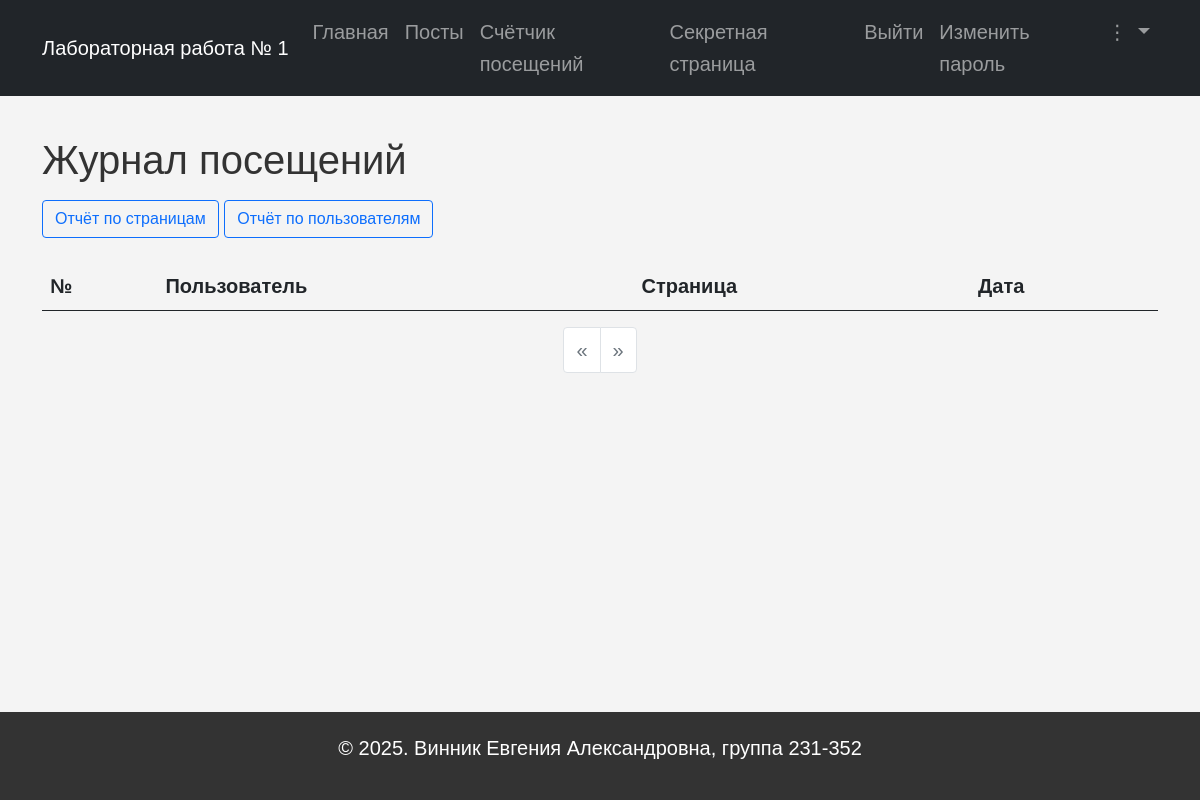
Page /visit_logs (signed in) on the earlier database version.
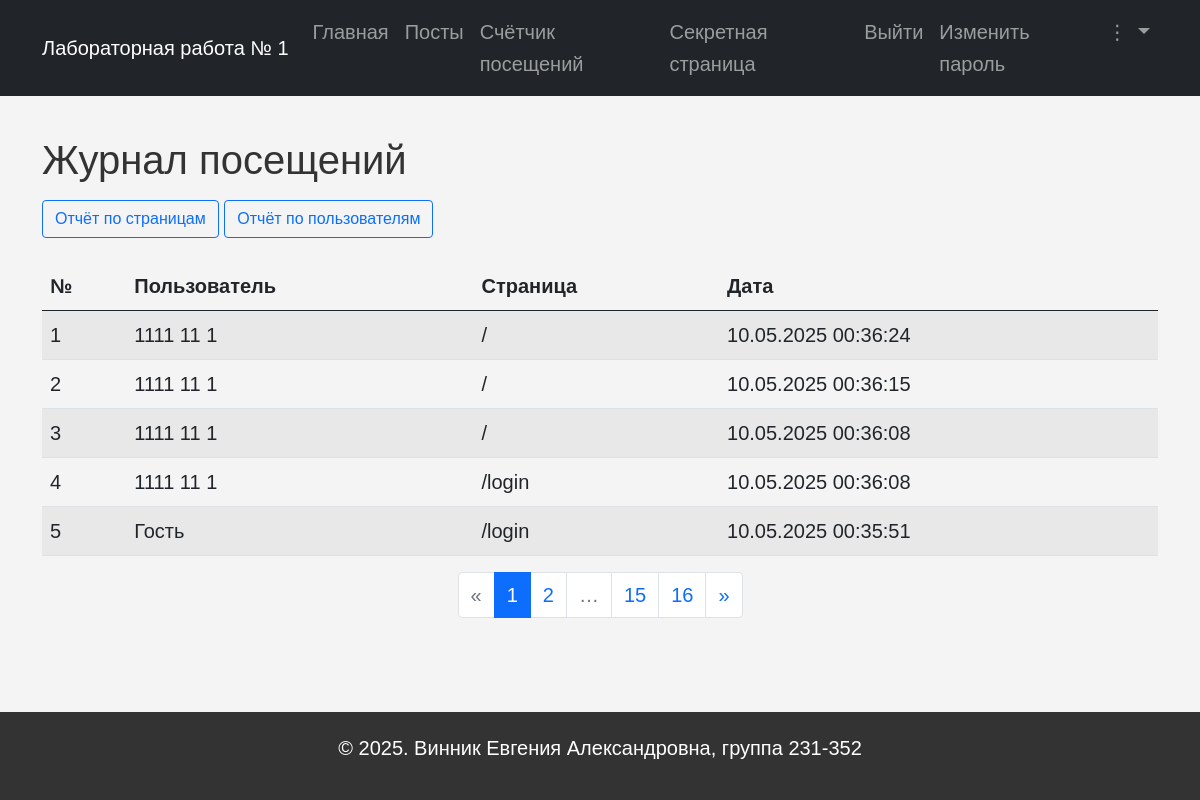
Same page on the later database version.
### models.py (models this page shows, shortened)
class VisitLog(db.Model):
    __tablename__ = 'visit_logs'
    id = db.Column(db.Integer, primary_key=True)
    path = db.Column(db.String(100), nullable=False)
    user_id = db.Column(db.Integer, db.ForeignKey('users.id'), nullable=True)
    created_at = db.Column(db.DateTime, default=datetime.utcnow, nullable=False)
    user = db.relationship('User', backref='visit_logs')

class User(UserMixin, db.Model):
    __tablename__ = 'users'
    id = db.Column(db.Integer, primary_key=True)
    login = db.Column(db.String(64), unique=True, nullable=False)
    password_hash = db.Column(db.String(128), nullable=False)
    surname = db.Column(db.String(64))
    name = db.Column(db.String(64), nullable=False)
    patronymic = db.Column(db.String(64))
    role_id = db.Column(db.Integer, db.ForeignKey('roles.id'))
    role = db.relationship('Role', backref=db.backref('users', lazy=True))
    created_at = db.Column(db.DateTime, default=datetime.utcnow, nullable=False)

### app.py (the view)
@app.route('/visit_logs')
@login_required
def visit_logs():
    page = request.args.get('page', 1, type=int)
    per_page = 5
    query = VisitLog.query.order_by(VisitLog.created_at.desc())
    if not (current_user.role and current_user.role.name == 'Administrator'):
        query = query.filter(VisitLog.user_id == current_user.id)
    pagination = query.paginate(page=page, per_page=per_page, error_out=False)
    return render_template('visit_logs.html', pagination=pagination)

### app.py (called while the page is built, shortened)
@login_manager.user_loader
def load_user(user_id):
    return User.query.get(int(user_id))

@app.after_request
def log_visit(response):
    return response

### templates/visit_logs.html
{% extends 'base.html' %} {% block content %}
<div class="row">
  <div class="col-lg-12">
    <h1 class="mt-4 mb-3">Журнал посещений</h1>
    {% if current_user.is_authenticated and current_user.role.name ==
    'Administrator' %}
    <div class="mb-4">
      <a
        href="{{ url_for('visit_logs.pages_report') }}"
        class="btn btn-outline-primary"
        >Отчёт по страницам</a
      >
      <a
        href="{{ url_for('visit_logs.users_report') }}"
        class="btn btn-outline-primary"
        >Отчёт по пользователям</a
      >
    </div>
    {% endif %}
    <table class="table table-striped">
      <thead>
        <tr>
          <th scope="col">№</th>
          <th scope="col">Пользователь</th>
          <th scope="col">Страница</th>
          <th scope="col">Дата</th>
        </tr>
      </thead>
      <tbody>
        {% for log in pagination.items %}
        <tr>
          <td>
            {{ (pagination.page - 1) * pagination.per_page + loop.index }}
          </td>
          <td>
            {% if log.user %} {{ log.user.surname }} {{ log.user.name }} {{
            log.user.patronymic }} {% else %} Гость {% endif %}
          </td>
          <td>{{ log.path }}</td>
          <td>{{ log.created_at.strftime('%d.%m.%Y %H:%M:%S') }}</td>
        </tr>
        {% endfor %}
      </tbody>
    </table>
    <nav aria-label="Навигация по страницам">
      <ul class="pagination justify-content-center">
        {% if pagination.has_prev %}
        <li class="page-item">
          <a
            class="page-link"
            href="{{ url_for('visit_logs', page=pagination.prev_num) }}"
            aria-label="Предыдущая"
          >
            <span aria-hidden="true">&laquo;</span>
          </a>
        </li>
        {% else %}
        <li class="page-item disabled">
          <span class="page-link">&laquo;</span>
        </li>
        {% endif %} {% for p in pagination.iter_pages(left_edge=2, right_edge=2,
        left_current=2, right_current=2) %} {% if p %} {% if p ==
        pagination.page %}
        <li class="page-item active"><span class="page-link">{{ p }}</span></li>
        {% else %}
        <li class="page-item">
          <a class="page-link" href="{{ url_for('visit_logs', page=p) }}"
            >{{ p }}</a
          >
        </li>
        {% endif %} {% else %}
        <li class="page-item disabled"><span class="page-link">…</span></li>
        {% endif %} {% endfor %} {% if pagination.has_next %}
        <li class="page-item">
          <a
            class="page-link"
            href="{{ url_for('visit_logs', page=pagination.next_num) }}"
            aria-label="Следующая"
          >
            <span aria-hidden="true">&raquo;</span>
          </a>
        </li>
        {% else %}
        <li class="page-item disabled">
          <span class="page-link">&raquo;</span>
        </li>
        {% endif %}
      </ul>
    </nav>
  </div>
</div>
{% endblock %}

### templates/base.html (shortened to what this page needs)
<!DOCTYPE html>
<html lang="ru">
  <head>
    <link
      href="https://cdn.jsdelivr.net/npm/bootstrap@5.0.2/dist/css/bootstrap.min.css"
      rel="stylesheet"
    />
    <link
      rel="stylesheet"
      href="{{ url_for('static', filename='styles.css') }}"
    />
  </head>
  <body>
    <header>
      <nav class="navbar navbar-expand-lg navbar-dark bg-dark">
        <div class="container">
          <a class="navbar-brand" href="{{ url_for('index') }}"
            >Лабораторная работа № 1</a
          >
          <div class="collapse navbar-collapse" id="navbarSupportedContent">
            <ul class="navbar-nav ms-auto mb-2 mb-lg-0">
              <li class="nav-item">
                <a
                  class="nav-link"
                  aria-current="page"
                  href="{{ url_for('index') }}"
                  >Главная</a
                >
              </li>
              <li class="nav-item">
                <a
                  class="nav-link"
                  aria-current="page"
                  href="{{ url_for('posts') }}"
                  >Посты</a
                >
              </li>
              <li class="nav-item">
                <a class="nav-link" href="{{ url_for('counter') }}"
                  >Счётчик посещений</a
                >
              </li>
              {% if current_user.is_authenticated %}
              <li class="nav-item">
                <a class="nav-link" href="{{ url_for('secret') }}"
                  >Секретная страница</a
                >
              </li>
              <li class="nav-item">
                <a class="nav-link" href="{{ url_for('logout') }}">Выйти</a>
              </li>
              <li class="nav-item">
                <a class="nav-link" href="{{ url_for('change_password') }}"
                  >Изменить пароль</a
                >
              </li>
              {% else %}
              <li class="nav-item">
                <a class="nav-link" href="{{ url_for('login') }}">Войти</a>
              </li>
              {% endif %}
              <li class="nav-item dropdown">
                <a
                  class="nav-link dropdown-toggle"
                  href="#"
                  id="moreDropdown"
                  role="button"
                  data-bs-toggle="dropdown"
                  aria-expanded="false"
                >
                  &#x22EE;
                </a>
              </li>
            </ul>
          </div>
        </div>
      </nav>
    </header>
    <main class="my-3">
      <div class="container">
        {% block content %}{% endblock %}
      </div>
    </main>
    <footer>
      <p>&copy; 2025. Винник Евгения Александровна, группа 231-352</p>
    </footer>
  </body>
</html>

### static/styles.css (style rules this page uses)
html, body { height: 100%; margin: 0; }
body { font-size: 1.25rem; font-family: Arial, sans-serif; line-height: 1.6; margin: 0; padding: 0; background-color: #f4f4f4; display: flex; flex-direction: column; }
main { flex: 1 0 auto; }
footer { flex-shrink: 0; background-color: #212529; color: white; text-align: center; padding: 1rem; }
h1, h2, h3 { color: #333; }
footer { background-color: #333; color: white; padding: 20px 0; text-align: center; position: relative; bottom: 0; width: 100%; }

Differences in the rows shown:
added VisitLog: page "1", user.surname "1111", user.name "11", user.patronymic "1", path "/", created_at "10.05.2025 00:36:24"
added VisitLog: page "2", user.surname "1111", user.name "11", user.patronymic "1", path "/", created_at "10.05.2025 00:36:15"
added VisitLog: (pagination.page-1)*pagination.per_page+loop.index "3", user.surname "1111", user.name "11", user.patronymic "1", path "/", created_at "10.05.2025 00:36:08"
added VisitLog: page "4", user.surname "1111", user.name "11", user.patronymic "1", path "/login", created_at "10.05.2025 00:36:08"
added VisitLog: page "5", shows "Гость", path "/login", created_at "10.05.2025 00:35:51"
Other differences:
new list line: "1"
new list line: "2"
new list line: "15"
new list line: "16"
